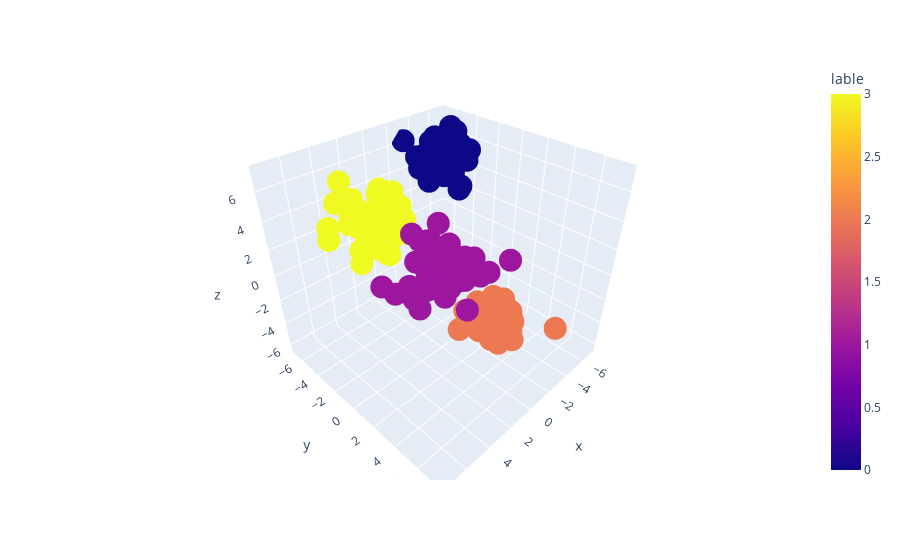

Here is the notebook cell this chart was saved with:
### Code cell
fig=px.scatter_3d(df,x='x',y='y',z='z',color='lable')
fig.show()

### Figure 1 — Plotly figure (JSON) as saved in the notebook; plotly's stock layout.template omitted (floating-point values rounded to 4 significant figures; data arrays with more than 128 entries replaced by an {"elided": "..."} marker saying what was removed)
{"data": [{"hovertemplate": "x=%{x}<br>y=%{y}<br>z=%{z}<br>lable=%{marker.color}<extra></extra>", "legendgroup": "", "marker": {"color": {"elided": "200 int values"}, "coloraxis": "coloraxis", "symbol": "circle"}, "mode": "markers", "name": "", "scene": "scene", "showlegend": false, "type": "scatter3d", "x": {"elided": "200 float values"}, "y": {"elided": "200 float values"}, "z": {"elided": "200 float values"}}], "layout": {"coloraxis": {"colorbar": {"title": {"text": "lable"}}, "colorscale": [[0, "#0d0887"], [0.1111, "#46039f"], [0.2222, "#7201a8"], [0.3333, "#9c179e"], [0.4444, "#bd3786"], [0.5556, "#d8576b"], [0.6667, "#ed7953"], [0.7778, "#fb9f3a"], [0.8889, "#fdca26"], [1, "#f0f921"]]}, "legend": {"tracegroupgap": 0}, "margin": {"t": 60}, "scene": {"domain": {"x": [0, 1], "y": [0, 1]}, "xaxis": {"title": {"text": "x"}}, "yaxis": {"title": {"text": "y"}}, "zaxis": {"title": {"text": "z"}}}}}
